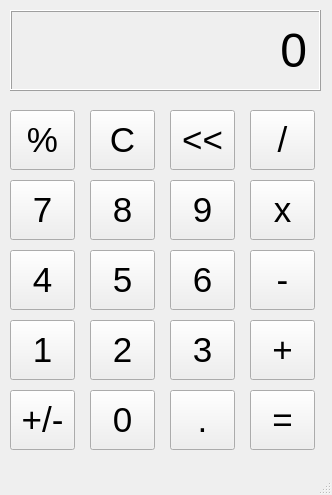
<?xml version="1.0" encoding="UTF-8"?>
<ui version="4.0">
 <class>MainWindow</class>
 <widget class="QMainWindow" name="MainWindow">
  <property name="geometry">
   <rect>
    <x>0</x>
    <y>0</y>
    <width>332</width>
    <height>495</height>
   </rect>
  </property>
  <property name="windowTitle">
   <string>Calculator</string>
  </property>
  <widget class="QWidget" name="centralwidget">
   <widget class="QLabel" name="outputlabel">
    <property name="geometry">
     <rect>
      <x>10</x>
      <y>10</y>
      <width>311</width>
      <height>81</height>
     </rect>
    </property>
    <property name="font">
     <font>
      <pointsize>36</pointsize>
     </font>
    </property>
    <property name="frameShape">
     <enum>QFrame::Box</enum>
    </property>
    <property name="frameShadow">
     <enum>QFrame::Raised</enum>
    </property>
    <property name="text">
     <string>0</string>
    </property>
    <property name="alignment">
     <set>Qt::AlignRight|Qt::AlignTrailing|Qt::AlignVCenter</set>
    </property>
   </widget>
   <widget class="QPushButton" name="percentButton">
    <property name="geometry">
     <rect>
      <x>10</x>
      <y>110</y>
      <width>65</width>
      <height>60</height>
     </rect>
    </property>
    <property name="font">
     <font>
      <pointsize>26</pointsize>
     </font>
    </property>
    <property name="text">
     <string>%</string>
    </property>
   </widget>
   <widget class="QPushButton" name="cButton">
    <property name="geometry">
     <rect>
      <x>90</x>
      <y>110</y>
      <width>65</width>
      <height>60</height>
     </rect>
    </property>
    <property name="font">
     <font>
      <pointsize>26</pointsize>
     </font>
    </property>
    <property name="text">
     <string>C</string>
    </property>
   </widget>
   <widget class="QPushButton" name="arrowButton">
    <property name="geometry">
     <rect>
      <x>170</x>
      <y>110</y>
      <width>65</width>
      <height>60</height>
     </rect>
    </property>
    <property name="font">
     <font>
      <pointsize>26</pointsize>
     </font>
    </property>
    <property name="text">
     <string>&lt;&lt;</string>
    </property>
   </widget>
   <widget class="QPushButton" name="divideButton">
    <property name="geometry">
     <rect>
      <x>250</x>
      <y>110</y>
      <width>65</width>
      <height>60</height>
     </rect>
    </property>
    <property name="font">
     <font>
      <pointsize>26</pointsize>
     </font>
    </property>
    <property name="text">
     <string>/</string>
    </property>
   </widget>
   <widget class="QPushButton" name="multiplyButton">
    <property name="geometry">
     <rect>
      <x>250</x>
      <y>180</y>
      <width>65</width>
      <height>60</height>
     </rect>
    </property>
    <property name="font">
     <font>
      <pointsize>26</pointsize>
     </font>
    </property>
    <property name="text">
     <string>x</string>
    </property>
   </widget>
   <widget class="QPushButton" name="sevenbutton">
    <property name="geometry">
     <rect>
      <x>10</x>
      <y>180</y>
      <width>65</width>
      <height>60</height>
     </rect>
    </property>
    <property name="font">
     <font>
      <pointsize>26</pointsize>
     </font>
    </property>
    <property name="text">
     <string>7</string>
    </property>
   </widget>
   <widget class="QPushButton" name="eightButton">
    <property name="geometry">
     <rect>
      <x>90</x>
      <y>180</y>
      <width>65</width>
      <height>60</height>
     </rect>
    </property>
    <property name="font">
     <font>
      <pointsize>26</pointsize>
     </font>
    </property>
    <property name="text">
     <string>8</string>
    </property>
   </widget>
   <widget class="QPushButton" name="nineButton">
    <property name="geometry">
     <rect>
      <x>170</x>
      <y>180</y>
      <width>65</width>
      <height>60</height>
     </rect>
    </property>
    <property name="font">
     <font>
      <pointsize>26</pointsize>
     </font>
    </property>
    <property name="text">
     <string>9</string>
    </property>
   </widget>
   <widget class="QPushButton" name="minusButton">
    <property name="geometry">
     <rect>
      <x>250</x>
      <y>250</y>
      <width>65</width>
      <height>60</height>
     </rect>
    </property>
    <property name="font">
     <font>
      <pointsize>26</pointsize>
     </font>
    </property>
    <property name="text">
     <string>-</string>
    </property>
   </widget>
   <widget class="QPushButton" name="fourButton">
    <property name="geometry">
     <rect>
      <x>10</x>
      <y>250</y>
      <width>65</width>
      <height>60</height>
     </rect>
    </property>
    <property name="font">
     <font>
      <pointsize>26</pointsize>
     </font>
    </property>
    <property name="text">
     <string>4</string>
    </property>
   </widget>
   <widget class="QPushButton" name="fiveButton">
    <property name="geometry">
     <rect>
      <x>90</x>
      <y>250</y>
      <width>65</width>
      <height>60</height>
     </rect>
    </property>
    <property name="font">
     <font>
      <pointsize>26</pointsize>
     </font>
    </property>
    <property name="text">
     <string>5</string>
    </property>
   </widget>
   <widget class="QPushButton" name="sixButton">
    <property name="geometry">
     <rect>
      <x>170</x>
      <y>250</y>
      <width>65</width>
      <height>60</height>
     </rect>
    </property>
    <property name="font">
     <font>
      <pointsize>26</pointsize>
     </font>
    </property>
    <property name="text">
     <string>6</string>
    </property>
   </widget>
   <widget class="QPushButton" name="threeButton">
    <property name="geometry">
     <rect>
      <x>170</x>
      <y>320</y>
      <width>65</width>
      <height>60</height>
     </rect>
    </property>
    <property name="font">
     <font>
      <pointsize>26</pointsize>
     </font>
    </property>
    <property name="text">
     <string>3</string>
    </property>
   </widget>
   <widget class="QPushButton" name="plusButton">
    <property name="geometry">
     <rect>
      <x>250</x>
      <y>320</y>
      <width>65</width>
      <height>60</height>
     </rect>
    </property>
    <property name="font">
     <font>
      <pointsize>26</pointsize>
     </font>
    </property>
    <property name="text">
     <string>+</string>
    </property>
   </widget>
   <widget class="QPushButton" name="twoButton">
    <property name="geometry">
     <rect>
      <x>90</x>
      <y>320</y>
      <width>65</width>
      <height>60</height>
     </rect>
    </property>
    <property name="font">
     <font>
      <pointsize>26</pointsize>
     </font>
    </property>
    <property name="text">
     <string>2</string>
    </property>
   </widget>
   <widget class="QPushButton" name="oneButton">
    <property name="geometry">
     <rect>
      <x>10</x>
      <y>320</y>
      <width>65</width>
      <height>60</height>
     </rect>
    </property>
    <property name="font">
     <font>
      <pointsize>26</pointsize>
     </font>
    </property>
    <property name="text">
     <string>1</string>
    </property>
   </widget>
   <widget class="QPushButton" name="decimalButton">
    <property name="geometry">
     <rect>
      <x>170</x>
      <y>390</y>
      <width>65</width>
      <height>60</height>
     </rect>
    </property>
    <property name="font">
     <font>
      <pointsize>26</pointsize>
     </font>
    </property>
    <property name="text">
     <string>.</string>
    </property>
   </widget>
   <widget class="QPushButton" name="equalButton">
    <property name="geometry">
     <rect>
      <x>250</x>
      <y>390</y>
      <width>65</width>
      <height>60</height>
     </rect>
    </property>
    <property name="font">
     <font>
      <pointsize>26</pointsize>
     </font>
    </property>
    <property name="text">
     <string>=</string>
    </property>
   </widget>
   <widget class="QPushButton" name="zeroButton">
    <property name="geometry">
     <rect>
      <x>90</x>
      <y>390</y>
      <width>65</width>
      <height>60</height>
     </rect>
    </property>
    <property name="font">
     <font>
      <pointsize>26</pointsize>
     </font>
    </property>
    <property name="text">
     <string>0</string>
    </property>
   </widget>
   <widget class="QPushButton" name="plusminusButton">
    <property name="geometry">
     <rect>
      <x>10</x>
      <y>390</y>
      <width>65</width>
      <height>60</height>
     </rect>
    </property>
    <property name="font">
     <font>
      <pointsize>26</pointsize>
     </font>
    </property>
    <property name="text">
     <string>+/-</string>
    </property>
   </widget>
  </widget>
  <widget class="QMenuBar" name="menubar">
   <property name="geometry">
    <rect>
     <x>0</x>
     <y>0</y>
     <width>332</width>
     <height>21</height>
    </rect>
   </property>
  </widget>
  <widget class="QStatusBar" name="statusbar"/>
 </widget>
 <resources/>
 <connections/>
</ui>
